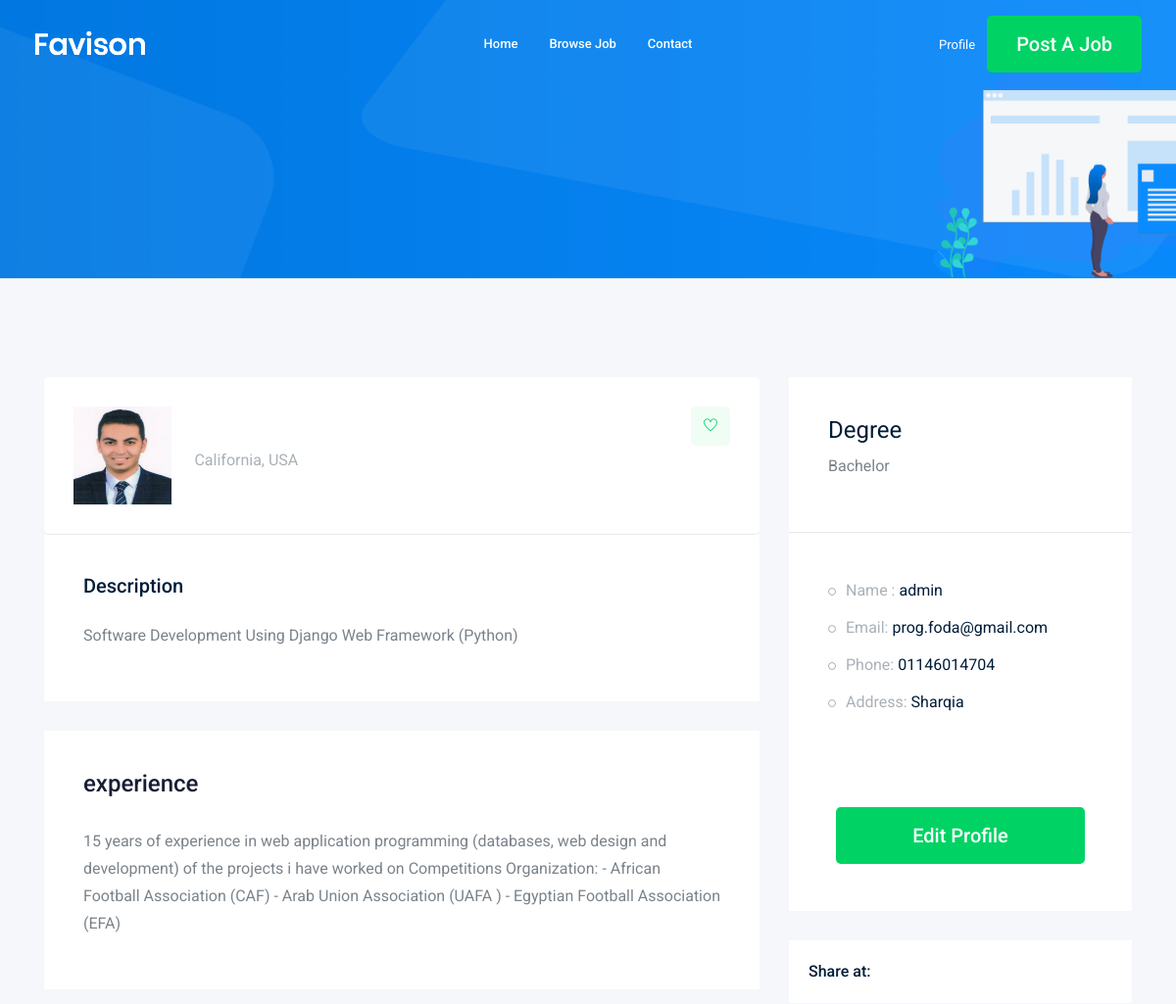
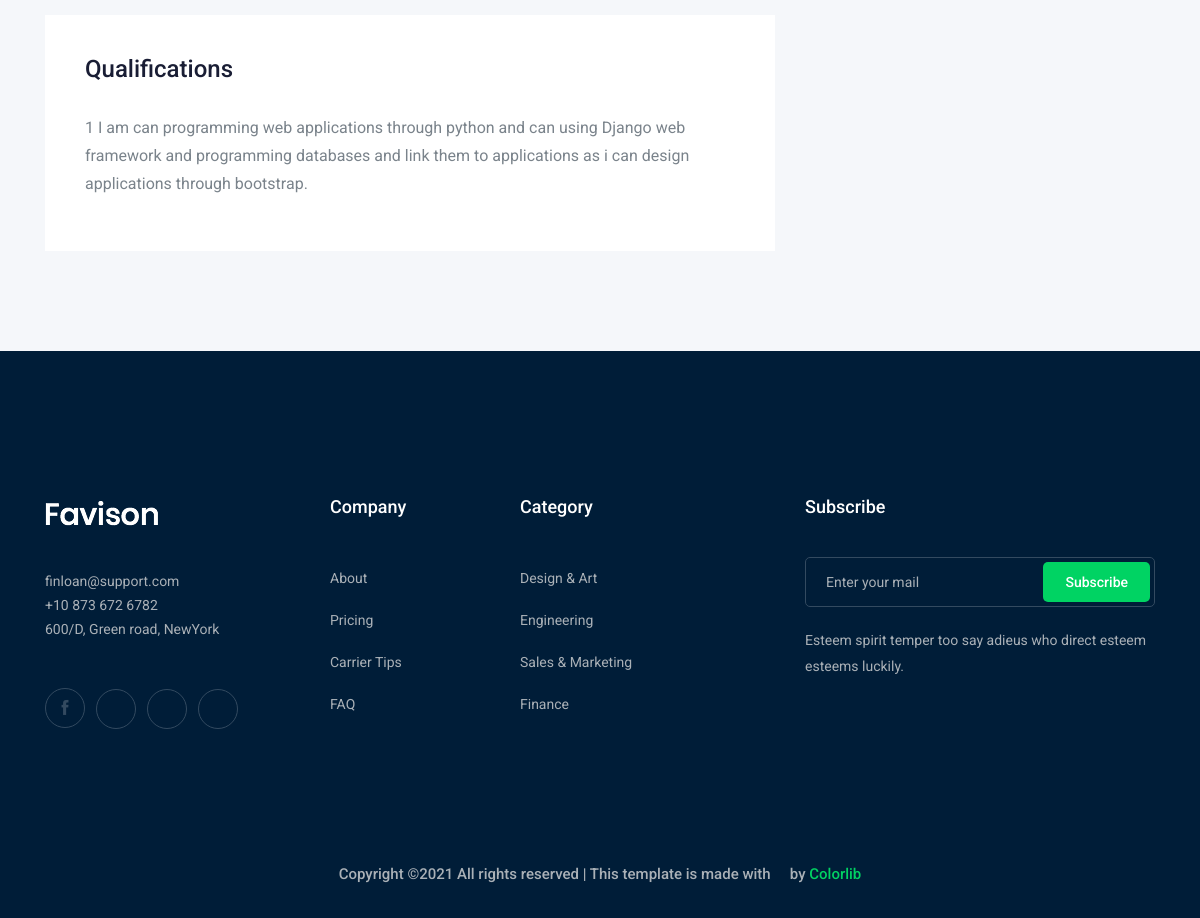
The app's page /accounts/profile (signed in) with its own data (2 pictures, top to bottom).
### accounts/models.py (models this page shows)
class Profile(models.Model):
    user = models.OneToOneField(User, on_delete=models.CASCADE)
    city = models.ForeignKey('City', related_name='user_city', on_delete=models.CASCADE, blank=True, null=True)
    phone_number = models.CharField(max_length=15)
    image = models.ImageField(upload_to='profile/')
    description = models.TextField(max_length=1000)
    experience = models.TextField(max_length=1000)
    Qualifications = models.TextField(max_length=1000)
    Degree = models.CharField( choices = TYPE_OF_Degree, max_length=50)
    facebook = models.CharField(max_length=100, blank=True, null=True)
    twitter = models.CharField(max_length=100, blank=True, null=True)
    google = models.CharField(max_length=100, blank=True, null=True)
    def __str__(self):
        return str(self.user)

class City(models.Model):
    name = models.CharField(max_length=30)
    def __str__(self):
        return str(self.name)

### accounts/views.py (the view)
# urls.py: path('profile',views.profile , name='profile'),
def profile(request):
    profile=Profile.objects.get(user=request.user)
    return render(request,'accounts/profile.html',{'profile':profile})

### accounts/templates/accounts/profile.html (shortened to what this page needs)
{% extends 'base.html' %}
{% load bootstrap4 %}
{% block body %}
    <div class="bradcam_area bradcam_bg_1">
        <div class="container">
            <div class="row">
                <div class="col-xl-12">
                </div>
            </div>
        </div>
    </div>
    <div class="job_details_area">
        <div class="container">
            <div class="row">
                <div class="col-lg-8">
                    <div class="job_details_header">
                        <div class="single_jobs white-bg d-flex justify-content-between">
                            <div class="jobs_left d-flex align-items-center">
                                 <div >
                                    {% if user.profile.image %}
                                        <img class="img-circle"  src="{{user.profile.image.url}}" alt="" width="100" height="100">
                                    {% endif %}
                                 </div>
                                <div class="jobs_conetent">
                                    <div class="links_locat d-flex align-items-center">
                                        <div class="location">
                                            <p> <i class="fa fa-map-marker"></i> California, USA</p>
                                        </div>
                                        <div class="location">
                                            <p> <i class="fa fa-clock-o"></i> {{job.job_type}}</p>
                                        </div>
                                    </div>
                                </div>
                            </div>
                            <div class="jobs_right">
                                <div class="apply_now">
                                    <a class="heart_mark" href="#"> <i class="ti-heart"></i> </a>
                                </div>
                            </div>
                        </div>
                    </div>
                    <div class="descript_wrap white-bg">
                        <div class="single_wrap">
                            <h4> Description</h4>
                            <p>{{profile.description}}</p>
                        </div>
                    </div>
                    <div class="apply_job_form white-bg">
                        <h4>experience</h4>
                        <ul>
                            <ul>
                            <p>{{profile.experience}}</p>
                        </ul>
                        </ul>
                    </div>
                     <div class="apply_job_form white-bg">
                        <h4>Qualifications</h4>
                        <ul>
                          <ul>
                            <p>{{profile.Qualifications}}</p>
                        </ul>
                        </ul>
                    </div>
                </div>
                <div class="col-lg-4">
                    <div class="job_sumary">
                        <div class="summery_header">
                            <h3>Degree</h3>
 <ul>
                           <ul>
                            <p>{{profile.Degree}}</p>
                        </ul>
                        </ul>
                        </div>
                        <div class="job_content">
                            <ul>
                                <li>Name : <span>{{profile}}</span></li>
                                <li>Email: <span>{{profile.user.email}} </span></li>
                                <li>Phone: <span>{{profile.phone_number}}</span></li>
                                <li>Address: <span>{{profile.city}}</span></li>
                            </ul>
                        </div>
                        <div class="p-5">
                            <a class="boxed-btn3 w-100" href="{%  url 'accounts:profile_edit' %}">Edit Profile</a>
                        </div>
                    </div>
                    <div class="share_wrap d-flex">
                        <span>Share at:</span>
                        <ul>
                            <li><a href="{{user.profile.facebook}}"> <i class="fa fa-facebook"></i></a> </li>
                            <li><a href="{{user.profile.google}}"> <i class="fa fa-google-plus"></i></a> </li>
                            <li><a href="{{user.profile.twitter}}"> <i class="fa fa-twitter"></i></a> </li>
                            <li><a href="#"> <i class="fa fa-envelope"></i></a> </li>
                        </ul>
                    </div>
                    <div class="job_location_wrap">
                        <div class="job_lok_inner">
                            <div id="map" style="height: 200px;"></div>
                          </div>
                    </div>
                </div>
            </div>
        </div>
    </div>
{% endblock body %}

### records on screen
Profile: description "Software Development Using Django Web Framework (Python)", experience "15 years of experience in web application programming (databases, web design and development) of the projects i have worked on Competitions Organization: - African Football Association (CAF) - Arab Union Association (UAFA ) - Egyptian Football Association (EFA)", Qualifications "1 I am can programming web applications through python and can using Django web framework and programming databases and link them to applications as i can design applications through bootstrap.", Degree "Bachelor", user.username "admin", user.email "prog.foda@gmail.com", phone_number "01146014704", city "Sharqia"
